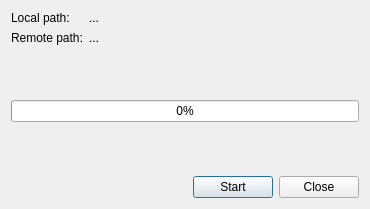
<?xml version="1.0" encoding="UTF-8"?>
<ui version="4.0">
 <class>FileTransferProgressDialog</class>
 <widget class="QDialog" name="FileTransferProgressDialog">
  <property name="geometry">
   <rect>
    <x>0</x>
    <y>0</y>
    <width>370</width>
    <height>209</height>
   </rect>
  </property>
  <property name="windowTitle">
   <string>Dialog</string>
  </property>
  <layout class="QVBoxLayout" name="verticalLayout">
   <item>
    <layout class="QFormLayout" name="formLayout">
     <item row="0" column="0">
      <widget class="QLabel" name="labelStatus_2">
       <property name="text">
        <string>Local path:</string>
       </property>
      </widget>
     </item>
     <item row="0" column="1">
      <widget class="QLabel" name="labelStatusLocalPath">
       <property name="text">
        <string>...</string>
       </property>
      </widget>
     </item>
     <item row="1" column="0">
      <widget class="QLabel" name="labelStatus_3">
       <property name="text">
        <string>Remote path:</string>
       </property>
      </widget>
     </item>
     <item row="1" column="1">
      <widget class="QLabel" name="labelStatusRemotePath">
       <property name="text">
        <string>...</string>
       </property>
      </widget>
     </item>
    </layout>
   </item>
   <item>
    <spacer name="verticalSpacer_2">
     <property name="orientation">
      <enum>Qt::Vertical</enum>
     </property>
     <property name="sizeHint" stdset="0">
      <size>
       <width>20</width>
       <height>35</height>
      </size>
     </property>
    </spacer>
   </item>
   <item>
    <widget class="QProgressBar" name="progressBar">
     <property name="value">
      <number>0</number>
     </property>
    </widget>
   </item>
   <item>
    <spacer name="verticalSpacer">
     <property name="orientation">
      <enum>Qt::Vertical</enum>
     </property>
     <property name="sizeHint" stdset="0">
      <size>
       <width>20</width>
       <height>36</height>
      </size>
     </property>
    </spacer>
   </item>
   <item>
    <layout class="QHBoxLayout" name="horizontalLayout_2">
     <item>
      <widget class="QLabel" name="labelStatus">
       <property name="text">
        <string/>
       </property>
      </widget>
     </item>
     <item>
      <widget class="QPushButton" name="pushButtonStart">
       <property name="sizePolicy">
        <sizepolicy hsizetype="Maximum" vsizetype="Fixed">
         <horstretch>0</horstretch>
         <verstretch>0</verstretch>
        </sizepolicy>
       </property>
       <property name="text">
        <string>Start</string>
       </property>
      </widget>
     </item>
     <item>
      <widget class="QPushButton" name="pushButtonClose">
       <property name="sizePolicy">
        <sizepolicy hsizetype="Maximum" vsizetype="Fixed">
         <horstretch>0</horstretch>
         <verstretch>0</verstretch>
        </sizepolicy>
       </property>
       <property name="text">
        <string>Close</string>
       </property>
      </widget>
     </item>
    </layout>
   </item>
  </layout>
 </widget>
 <resources/>
 <connections/>
</ui>
